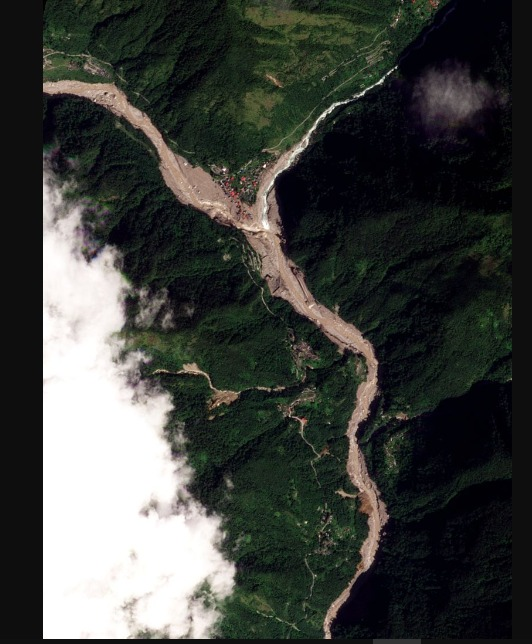
#> input picture Flood.jpeg, 532 x 644 px
$ jupyter execute --allow-errors Flood_Prediction_Using_Satellite_Images.ipynb
#> lines starting #> are read from the running program, lines starting #| are printed output that depends on the picture
[cell 1]
import numpy as np
import matplotlib.pyplot as plt
import requests
from PIL import Image
from io import BytesIO
from sklearn.metrics import accuracy_score, confusion_matrix
from sklearn.ensemble import RandomForestClassifier
from skimage import color, transform
import seaborn as sns

[cell 2]
# Function to download and preprocess the image
def preprocess_image(url):
    try:
        response = requests.get(url)
        img = Image.open(BytesIO(response.content)).convert("RGB")
        img = img.resize((100, 100))  # Resize the image for consistency
        img = np.array(img)
        img = np.dot(img[..., :3], [0.2989, 0.5870, 0.1140])  # Convert to grayscale
        return img.flatten()  # Flatten the image to a 1D array
    except Exception as e:
        print(f"Error processing image from URL: {url}. Skipping...")
        return None

[cell 3]
# Sample URLs of flood and non-flood images
flood_urls = [
    'https://eoimages.gsfc.nasa.gov/images/imagerecords/152000/152153/riograndedosul_oli_2023325_lrg.jpg',
    'https://eoimages.gsfc.nasa.gov/images/imagerecords/152000/152295/ukflooding_oli2_20240104_lrg.jpg',
    'https://eoimages.gsfc.nasa.gov/images/imagerecords/152000/152051/italyflooding_oil_2023307_lrg.jpg'
    # Add more flood image URLs here
]

non_flood_urls = [
    'https://eoimages.gsfc.nasa.gov/images/imagerecords/152000/152153/riograndedosul_oli_2023309_lrg.jpg',
    'https://eoimages.gsfc.nasa.gov/images/imagerecords/152000/152295/ukflooding_oli2_20220105_lrg.jpg',
    'https://eoimages.gsfc.nasa.gov/images/imagerecords/152000/152051/italyflooding_oil_2023275.jpg'
    # Add more non-flood image URLs here
]

#> (a cell that did not finish here is left out)

[cell 5]
# Plot predictions for known data
plt.figure(figsize=(12, 6))
#> (the rest of this cell did not finish here and is left out)

[cell 6]
# Ask for URLs for prediction from the user
unknown_urls = []
num_unknown_images = int(input("Enter the number of unknown images: "))
#> the answer given: 3
for i in range(num_unknown_images):
    url = input(f"Enter URL for unknown image {i+1}: ")
    unknown_urls.append(url)
#> this loop made 3 passes; the answer given on pass 1: Flood.jpeg

# Function to predict unknown images
def predict_unknown_images(urls):
    X_unknown = np.array([preprocess_image(url) for url in urls if preprocess_image(url) is not None])
#> call 2 of preprocess_image, with url = 'Flood.jpeg'
#> in preprocess_image, img is the input picture: PIL image 532x644 RGB; mean R, G, B 63.2, 65.7, 61.9
#> in preprocess_image (call 2), `img = img.resize((100, 100))`:
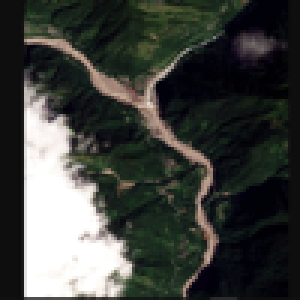
#> img: PIL image 100x100 RGB (shown 3 times larger); mean R, G, B 63.2, 65.7, 61.9
#> in preprocess_image (call 2), `img = np.dot(img[..., :3], [0.2989, 0.5870, 0.1140])`:
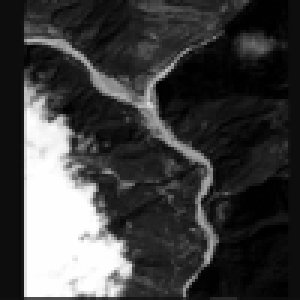
#> img: shape (100, 100) float64 (shown 3 times larger); min 0.228, max 255, mean 64.5
    return clf.predict(X_unknown)

# Predictions for unknown images
#> (the rest of this cell did not finish here and is left out)
